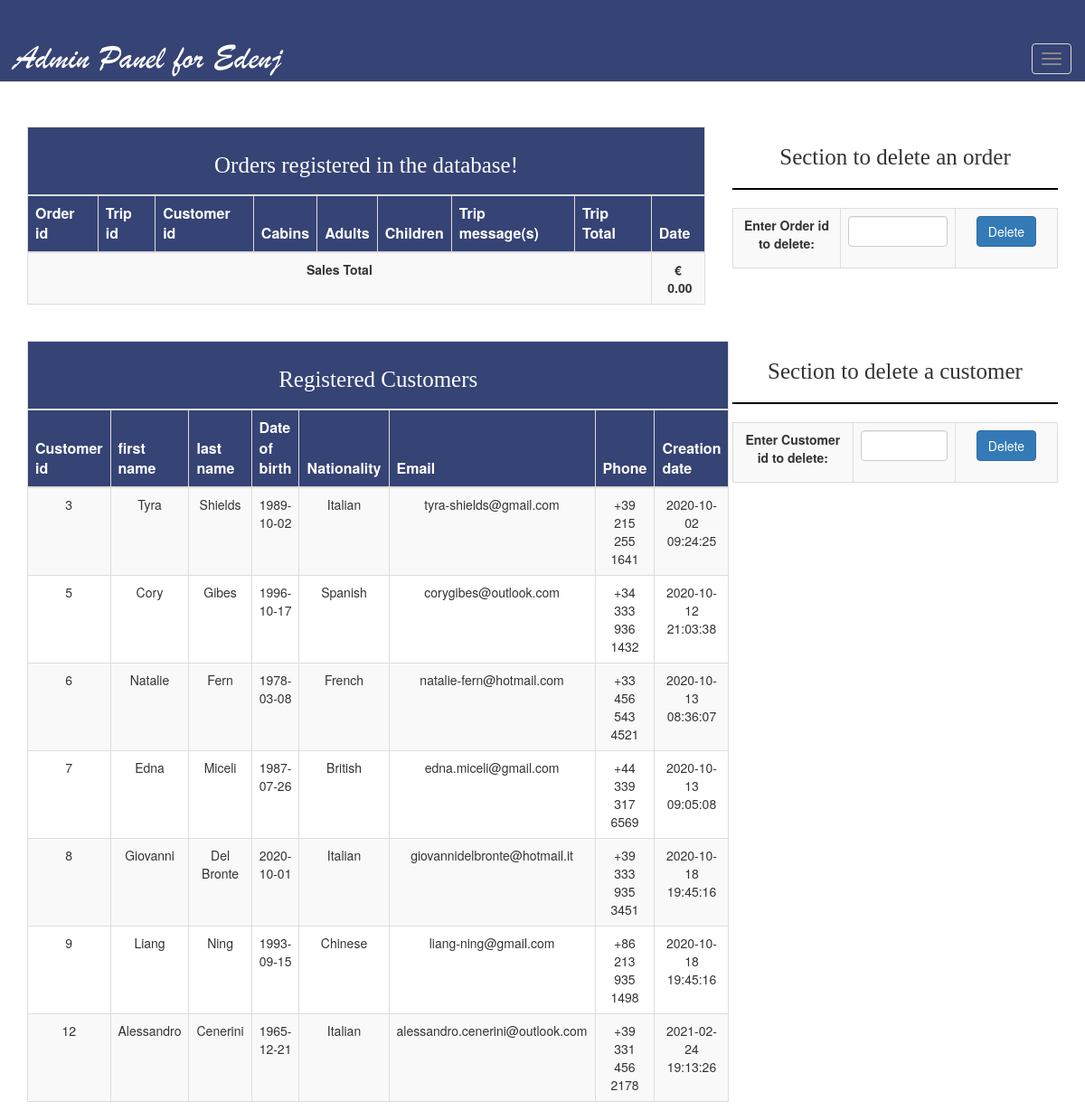
The page /admin-manage.php on the database its author committed.
### tables this page shows
CREATE TABLE `customers` (
  `CustomerID` int(11) NOT NULL,
  `firstname` varchar(255) NOT NULL,
  `lastname` varchar(255) NOT NULL,
  `DOB` date NOT NULL,
  `nationality` varchar(255) NOT NULL,
  `email` varchar(255) NOT NULL,
  `phone` varchar(20) NOT NULL,
  `password` varchar(255) NOT NULL,
  `created_at` datetime NOT NULL DEFAULT CURRENT_TIMESTAMP
);

### admin-manage.php (the view, shortened to what this page needs)
<?php
$OrderID = "";
$CustomerID = "";
?>
<!DOCTYPE html>
<html>
<head>
    <link rel="stylesheet" href="https://maxcdn.bootstrapcdn.com/bootstrap/3.3.7/css/bootstrap.min.css">
    <link rel="stylesheet" href="//use.fontawesome.com/releases/v5.0.7/css/all.css">
    <link rel="stylesheet" type="text/css" href="css/style.css">
</head>
<body>
    <div class="container">
        <nav class="navbar navbar-default navbar-fixed-top my-navbar">
            <br>
            <br>
            <div class="navbar-header">
                <button type="button" data-target="#navbarCollapse" data-toggle="collapse" class="navbar-toggle">
                    <span class="icon-bar"></span>
                    <span class="icon-bar"></span>
                    <span class="icon-bar"></span>
                </button>
                <a class="navbar-brand header-text-change" style="color:white;" href="#">Admin Panel for Edenj</a>
            </div>
        </nav>
    </div>
    <br>
    <br>
    <br>
    <br>
    <br>
    <br>
    <br>
    <div class="container">
        <div class="row">
            <div class="col-lg-8">
                <div class="table-responsive mt-2">
                    <table class="table table-bordered table-striped text-center center">
                        <thead>
                            <tr>
                                <td colspan="12">
                                    <h2 class="text-center m-0">Orders registered in the database!</h2>
                                </td>
                            </tr>
                            <tr style="font-size:16px;">
                                <th colspan="1">Order id</th>
                                <th colspan="1">Trip id</th>
                                <th colspan="1">Customer id</th>
                                <th colspan="1">Cabins</th>
                                <th colspan="1">Adults</th>
                                <th colspan="1">Children</th>
                                <th colspan="3">Trip message(s)</th>
                                <th colspan="1">Trip Total</th>
                                <th colspan="2">Date</th>
                            </tr>
                        </thead>
                        <tbody>
                            <?php
                                        $sales_total = 0;
                                    ?>
                            <tr>
                                <td colspan="10"><label>Sales Total</label></td>
                                <td><b>€ &nbsp;<?= number_format($sales_total,2)?></b></td>
                            </tr>
                        </tbody>
                    </table>
                </div>
            </div>
            <div class="col-lg-4">
                <table class="table table-bordered table-striped text-center center">
                    <thead>
                        <tr>
                            <h2 class="text-center m-0">Section to delete an order</h2>
                            <hr>
                        </tr>
                    </thead>
                    <tbody>
                        <tr>
                            <td colspan="2"><label>Enter Order id to delete:</label></td>
                            <form action="<?php echo htmlspecialchars($_SERVER["PHP_SELF"]); ?>" autocomplete="off" method="post">
                                <td colspan="3">
                                    <input type="number" name="OrderID" class="form-control" value="<?php echo $OrderID; ?>">
                                </td>
                                <td colspan="2">
                                    <div class="form-group">
                                        <input type="submit" name="delorder" class="btn btn-primary" value="Delete" onclick="return confirm('Are you sure you want to delete this order?');">
                                    </div>
                                </td>
                            </form>
                        </tr>
                    </tbody>
                </table>
            </div>
        </div>
    </div>
    <br>
    <div class="container">
        <div class="row">
            <div class="col-lg-8">
                <table class="table table-bordered table-striped text-center center">
                    <thead>
                        <tr>
                            <td colspan="8">
                                <h2 class="text-center m-0">Registered Customers</h2>
                            </td>
                        </tr>
                        <tr style="font-size:16px;">
                            <th colspan="1">Customer id</th>
                            <th colspan="1">first name</th>
                            <th colspan="1">last name</th>
                            <th colspan="1">Date of birth</th>
                            <th colspan="1">Nationality</th>
                            <th colspan="1">Email</th>
                            <th colspan="1">Phone</th>
                            <th colspan="1">Creation date</th>
                        </tr>
                    </thead>
                    <tbody>
                        <?php
                                    require_once 'config.php';
                                        $stmt = $link->prepare("SELECT * FROM customers");
                                        $stmt->execute();
                                        $result = $stmt->get_result();
                                        while($row = $result->fetch_assoc()):
                                    ?>
                        <tr>
                            <td colspan="1"><?= $row['CustomerID']?></td>
                            <td colspan="1"><?= $row['firstname']?></td>
                            <td colspan="1"><?= $row['lastname']?></td>
                            <td colspan="1"><?= $row['DOB']?></td>
                            <td colspan="1"><?= $row['nationality']?></td>
                            <td colspan="1"><?= $row['email']?></td>
                            <td colspan="1"><?= $row['phone']?></td>
                            <td colspan="1"><?= $row['created_at']?></td>
                        </tr>
                        <?php endwhile; ?>
                    </tbody>
                </table>
            </div>
            <div class="col-lg-4">
                <table class="table table-bordered table-striped text-center center">
                    <thead>
                        <tr>
                            <h2 class="text-center m-0">Section to delete a customer</h2>
                            <hr>
                        </tr>
                    </thead>
                    <tbody>
                        <tr>
                            <td colspan="2"><label>Enter Customer id to delete:</label></td>
                            <form action="<?php echo htmlspecialchars($_SERVER["PHP_SELF"]); ?>" autocomplete="off" method="post">
                                <td colspan="3">
                                    <input type="number" name="CustomerID" class="form-control" value="<?php echo $CustomerID; ?>">
                                </td>
                                <td colspan="2">
                                    <div class="form-group">
                                        <input type="submit" name="delcustomer" class="btn btn-primary" value="Delete" onclick="return confirm('Are you sure you want to delete this customer?');">
                                    </div>
                                </td>
                            </form>
                        </tr>
                    </tbody>
                </table>
            </div>
        </div>
    </div>
</body>
</html>

### css/style.css (style rules this page uses)
.my-navbar { background-color: #354375; }
.header-text-change { font-size: 38px; font-family: Brush Script MT; }
@media (max-width: 1200px) { .navbar-header { float: none; } }
@media (max-width: 1200px) { .navbar-toggle { display: block; } }
h2 { font-size: 25px; font-family: Century Gothic bold; }
hr { border-color: black; border-width: 2px; }
.btn { text-align: center; }
.form-group { padding-left: 15px; padding-right: 15px; }
.center { margin-left: auto; margin-right: auto; }

### admin-manage.php (style rules this page uses)
thead { background-color: #354375 !important; color: white !important; }

### rows shown on the page
customers: CustomerID "3", firstname "Tyra", lastname "Shields", DOB "1989-10-02", nationality "Italian", email "tyra-shields@gmail.com", phone "+39 215 255 1641", created_at "2020-10-02 09:24:25"
customers: CustomerID "5", firstname "Cory", lastname "Gibes", DOB "1996-10-17", nationality "Spanish", email "corygibes@outlook.com", phone "+34 333 936 1432", created_at "2020-10-12 21:03:38"
customers: CustomerID "6", firstname "Natalie", lastname "Fern", DOB "1978-03-08", nationality "French", email "natalie-fern@hotmail.com", phone "+33 456 543 4521", created_at "2020-10-13 08:36:07"
customers: CustomerID "7", firstname "Edna", lastname "Miceli", DOB "1987-07-26", nationality "British", email "edna.miceli@gmail.com", phone "+44 339 317 6569", created_at "2020-10-13 09:05:08"
customers: CustomerID "8", firstname "Giovanni", lastname "Del Bronte", DOB "2020-10-01", nationality "Italian", email "giovannidelbronte@hotmail.it", phone "+39 333 935 3451", created_at "2020-10-18 19:45:16"
customers: CustomerID "9", firstname "Liang", lastname "Ning", DOB "1993-09-15", nationality "Chinese", email "liang-ning@gmail.com", phone "+86 213 935 1498", created_at "2020-10-18 19:45:16"
customers: CustomerID "12", firstname "Alessandro", lastname "Cenerini", DOB "1965-12-21", nationality "Italian", email "alessandro.cenerini@outlook.com", phone "+39 331 456 2178", created_at "2021-02-24 19:13:26"

### other values the page prints
$sales_total "0.00"
